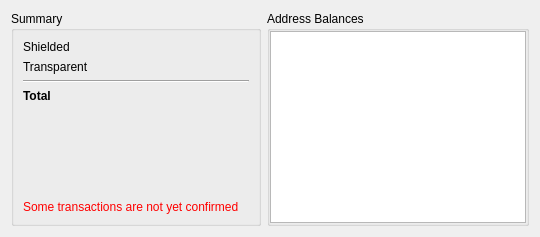
      <widget class="QWidget" name="tab">
       <attribute name="title">
        <string>Balance</string>
       </attribute>
       <layout class="QGridLayout" name="gridLayout_2">
        <item row="0" column="0">
         <layout class="QHBoxLayout" name="horizontalLayout_5">
          <item>
           <widget class="QGroupBox" name="groupBox">
            <property name="minimumSize">
             <size>
              <width>250</width>
              <height>0</height>
             </size>
            </property>
            <property name="title">
             <string>Summary</string>
            </property>
            <property name="flat">
             <bool>false</bool>
            </property>
            <layout class="QGridLayout" name="gridLayout">
             <item row="0" column="0">
              <layout class="QVBoxLayout" name="verticalLayout">
               <item>
                <layout class="QHBoxLayout" name="horizontalLayout">
                 <item>
                  <widget class="QLabel" name="label">
                   <property name="sizePolicy">
                    <sizepolicy hsizetype="Minimum" vsizetype="Preferred">
                     <horstretch>0</horstretch>
                     <verstretch>0</verstretch>
                    </sizepolicy>
                   </property>
                   <property name="text">
                    <string>Shielded</string>
                   </property>
                  </widget>
                 </item>
                 <item>
                  <widget class="QLabel" name="balSheilded">
                   <property name="text">
                    <string/>
                   </property>
                   <property name="alignment">
                    <set>Qt::AlignRight|Qt::AlignTrailing|Qt::AlignVCenter</set>
                   </property>
                  </widget>
                 </item>
                </layout>
               </item>
               <item>
                <layout class="QHBoxLayout" name="horizontalLayout_2">
                 <item>
                  <widget class="QLabel" name="label_2">
                   <property name="sizePolicy">
                    <sizepolicy hsizetype="Minimum" vsizetype="Preferred">
                     <horstretch>0</horstretch>
                     <verstretch>0</verstretch>
                    </sizepolicy>
                   </property>
                   <property name="text">
                    <string>Transparent</string>
                   </property>
                  </widget>
                 </item>
                 <item>
                  <widget class="QLabel" name="balTransparent">
                   <property name="text">
                    <string/>
                   </property>
                   <property name="alignment">
                    <set>Qt::AlignRight|Qt::AlignTrailing|Qt::AlignVCenter</set>
                   </property>
                  </widget>
                 </item>
                </layout>
               </item>
               <item>
                <widget class="Line" name="line">
                 <property name="orientation">
                  <enum>Qt::Horizontal</enum>
                 </property>
                </widget>
               </item>
               <item>
                <layout class="QHBoxLayout" name="horizontalLayout_3">
                 <item>
                  <widget class="QLabel" name="label_3">
                   <property name="sizePolicy">
                    <sizepolicy hsizetype="Minimum" vsizetype="Preferred">
                     <horstretch>0</horstretch>
                     <verstretch>0</verstretch>
                    </sizepolicy>
                   </property>
                   <property name="font">
                    <font>
                     <weight>75</weight>
                     <bold>true</bold>
                    </font>
                   </property>
                   <property name="text">
                    <string>Total</string>
                   </property>
                  </widget>
                 </item>
                 <item>
                  <widget class="QLabel" name="balTotal">
                   <property name="font">
                    <font>
                     <weight>75</weight>
                     <bold>true</bold>
                    </font>
                   </property>
                   <property name="text">
                    <string/>
                   </property>
                   <property name="alignment">
                    <set>Qt::AlignRight|Qt::AlignTrailing|Qt::AlignVCenter</set>
                   </property>
                  </widget>
                 </item>
                </layout>
               </item>
               <item>
                <layout class="QHBoxLayout" name="horizontalLayout_99">
                 <item>
                  <widget class="QLabel" name="label_99">
                   <property name="sizePolicy">
                    <sizepolicy hsizetype="Minimum" vsizetype="Preferred">
                     <horstretch>0</horstretch>
                     <verstretch>0</verstretch>
                    </sizepolicy>
                   </property>
                   <property name="font">
                    <font>
                     <weight>75</weight>
                     <bold>true</bold>
                    </font>
                   </property>
                   <property name="text">
                    <string/>
                   </property>
                  </widget>
                 </item>
                 <item>
                  <widget class="QLabel" name="balUSDTotal">
                   <property name="font">
                    <font>
                     <weight>75</weight>
                     <bold>true</bold>
                    </font>
                   </property>
                   <property name="text">
                    <string/>
                   </property>
                   <property name="alignment">
                    <set>Qt::AlignRight|Qt::AlignTrailing|Qt::AlignVCenter</set>
                   </property>
                  </widget>
                 </item>
                </layout>
               </item>
               <item>
                <spacer name="verticalSpacer">
                 <property name="orientation">
                  <enum>Qt::Vertical</enum>
                 </property>
                 <property name="sizeHint" stdset="0">
                  <size>
                   <width>20</width>
                   <height>40</height>
                  </size>
                 </property>
                </spacer>
               </item>
               <item>
                <widget class="QLabel" name="unconfirmedWarning">
                 <property name="sizePolicy">
                  <sizepolicy hsizetype="Minimum" vsizetype="Preferred">
                   <horstretch>0</horstretch>
                   <verstretch>0</verstretch>
                  </sizepolicy>
                 </property>
                 <property name="styleSheet">
                  <string notr="true">color: red;</string>
                 </property>
                 <property name="text">
                  <string>Some transactions are not yet confirmed</string>
                 </property>
                </widget>
               </item>
              </layout>
             </item>
            </layout>
           </widget>
          </item>
          <item>
           <widget class="QGroupBox" name="groupBox_2">
            <property name="sizePolicy">
             <sizepolicy hsizetype="Expanding" vsizetype="Preferred">
              <horstretch>0</horstretch>
              <verstretch>0</verstretch>
             </sizepolicy>
            </property>
            <property name="title">
             <string>Address Balances</string>
            </property>
            <layout class="QHBoxLayout" name="horizontalLayout_4">
             <property name="spacing">
              <number>6</number>
             </property>
             <property name="leftMargin">
              <number>0</number>
             </property>
             <property name="topMargin">
              <number>0</number>
             </property>
             <property name="rightMargin">
              <number>0</number>
             </property>
             <property name="bottomMargin">
              <number>0</number>
             </property>
             <item>
              <widget class="QTableView" name="balancesTable">
               <property name="selectionMode">
                <enum>QAbstractItemView::SingleSelection</enum>
               </property>
               <property name="selectionBehavior">
                <enum>QAbstractItemView::SelectRows</enum>
               </property>
               <property name="cornerButtonEnabled">
                <bool>false</bool>
               </property>
               <attribute name="horizontalHeaderShowSortIndicator" stdset="0">
                <bool>false</bool>
               </attribute>
               <attribute name="horizontalHeaderStretchLastSection">
                <bool>true</bool>
               </attribute>
               <attribute name="verticalHeaderVisible">
                <bool>false</bool>
               </attribute>
              </widget>
             </item>
            </layout>
           </widget>
          </item>
         </layout>
        </item>
       </layout>
      </widget>
